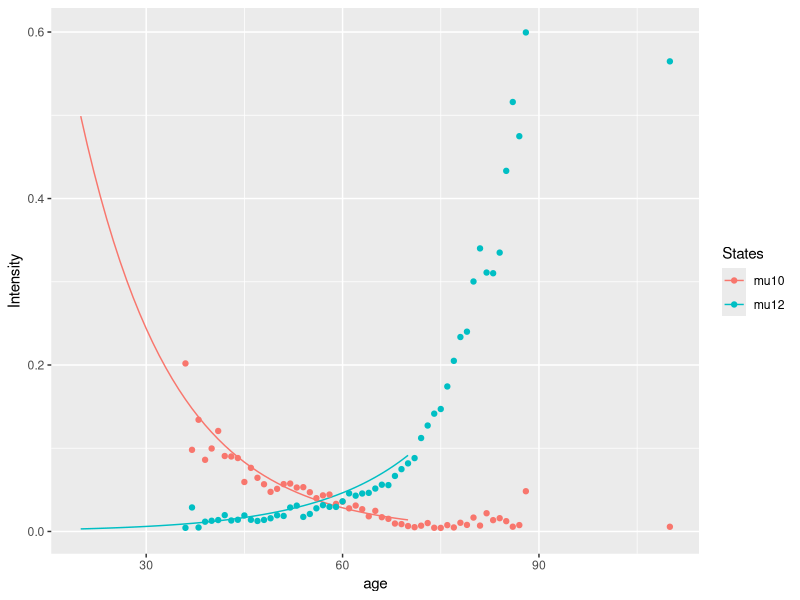

Here is the R script that generated this plot:
options(scipen = 99)
library(tidyverse)

reativationData = read_csv("./data/reactivationData.csv")
deathGivenDisabilityData = read_csv("./data/deathGivenDisabilityData.csv")

###################### POISSON REGRESSION ###############################

reactivationGLM = glm(O ~ Alder + offset(log(E)), family = poisson(), reativationData)
deathGivenDisabilityGLM = glm(O ~ Alder + offset(log(E)), family = poisson(), deathGivenDisabilityData)

startAge = 20
endAge = 70
mu = tibble(age = startAge:endAge, 
              mu10 = predict(reactivationGLM, tibble(Alder = startAge:endAge, E = 1), type = "response"),
              mu12 = predict(deathGivenDisabilityGLM, tibble(Alder = startAge:endAge, E = 1), type = "response"))
write.csv(mu, "markovIntensitiesFromSemiMarkovData.csv", row.names = F)

###################### ANALISYS OF MODEL ###############################

plot_mu = mu %>%
  pivot_longer(!age, values_to = "Intensity", names_to = "States")

pointData = reativationData %>% 
  mutate(mu10 = O / E) %>%
  select(-c(O, E)) %>%
  left_join(
    deathGivenDisabilityData %>% 
      mutate(mu12 = O / E) %>%
      select(-c(O, E))
  ) %>%
  pivot_longer(!Alder, values_to = "Intensity", names_to = "States")

ggplot(plot_mu, aes(age, Intensity, color = States)) +
  geom_line() +
  geom_point(data = pointData, 
             mapping = aes(x = Alder, y = Intensity, color = States))
#Fint? Behøves analyse af modellen





